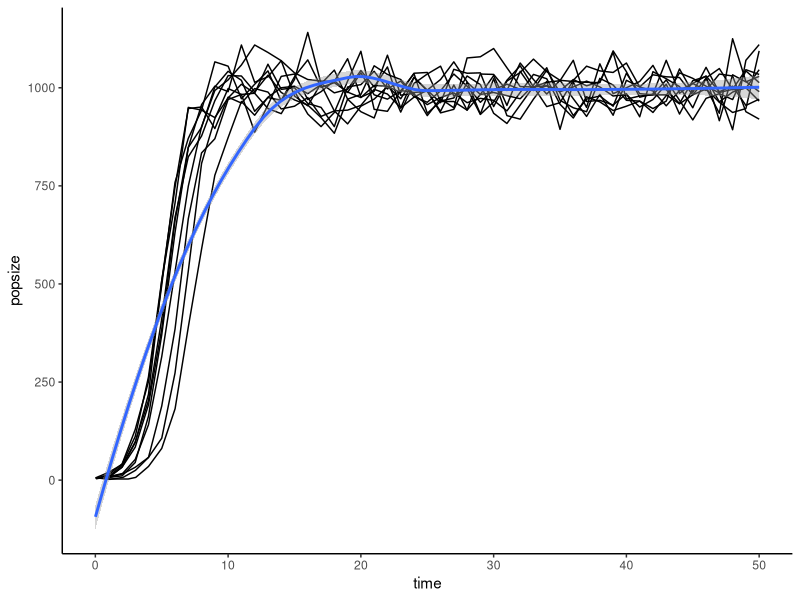
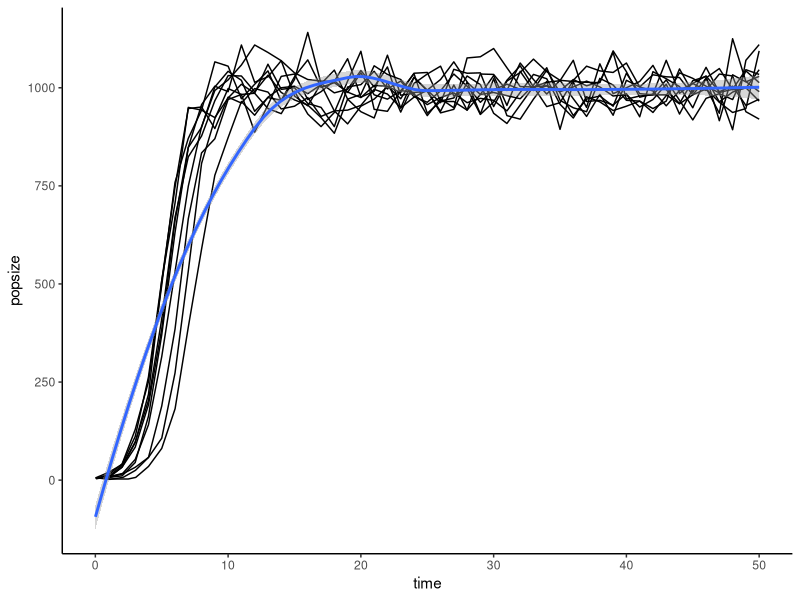

Reproduce these figures in R, in order.
#### code to print output of ex 14.03

getwd(); setwd("~/git/cpp_biol_course")

library(tidyverse)

data = read_csv("data_code_ex_14.03.csv")

ggplot(data = data, aes(x = time, y = popsize)) + geom_line(aes(group = sim)) + geom_smooth() + theme_classic() + theme(legend.position = "none")



ggsave(filename = "plot_code_ex_14.03_02.png", device = png()); dev.off()
